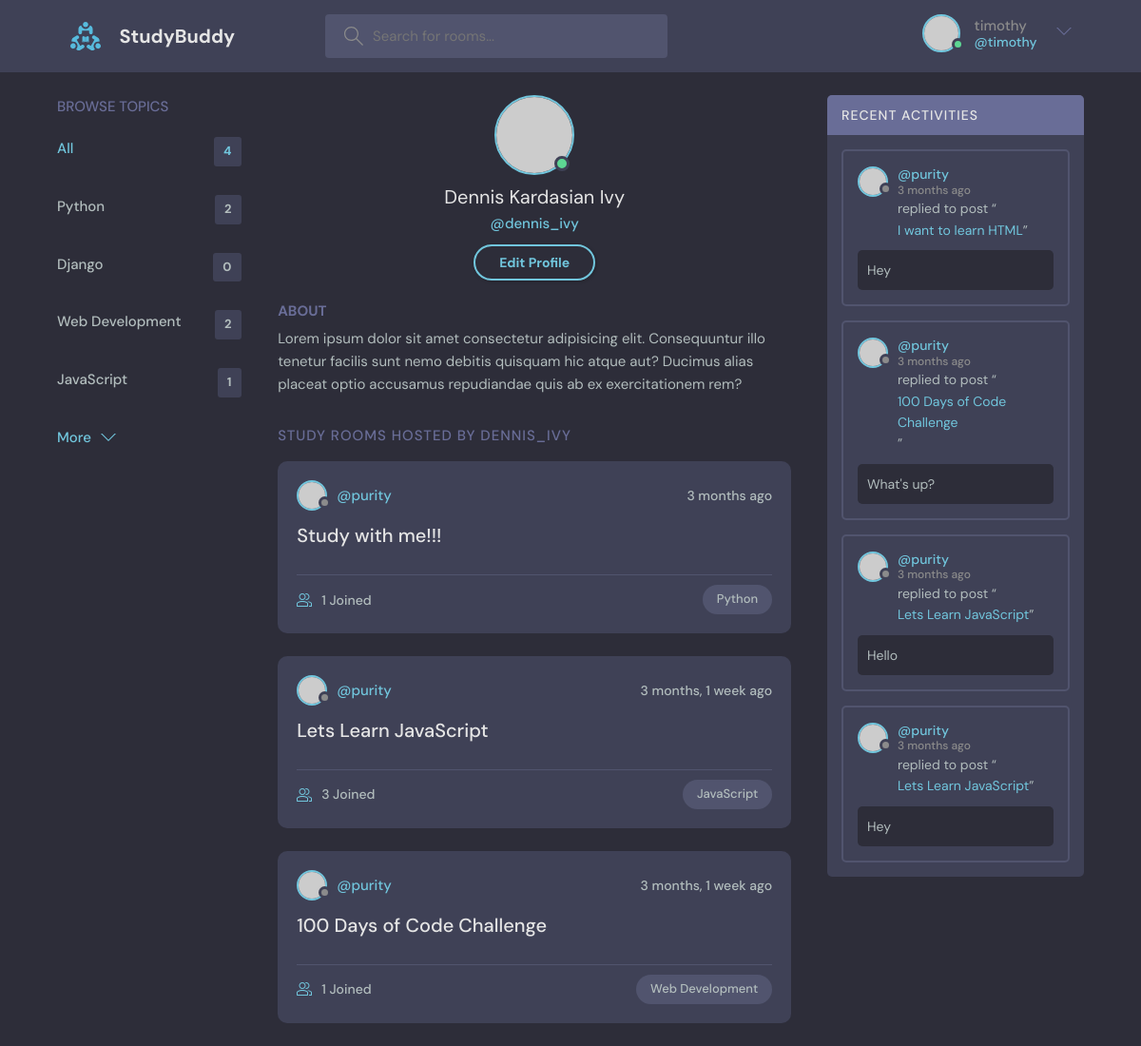
The page /profile/1/ (signed in) on the database its author committed.
### base/models.py (models this page shows, shortened)
class Topic(models.Model):
    name = models.CharField(max_length=200)

class Room(models.Model):
    host = models.ForeignKey(User, on_delete=models.SET_NULL, null=True)
    topic = models.ForeignKey(Topic, on_delete=models.SET_NULL, null=True)
    name = models.CharField(max_length=200)
    description = models.TextField(null=True, blank=True) #null=True, meaning field can be empty. blank=True, to allow blank/empty forms
    participants = models.ManyToManyField(User, related_name='participants', blank=True) #all users  active in a room
    updated = models.DateTimeField(auto_now=True)  #take timestamp of row when it's updated
    created = models.DateTimeField(auto_now_add=True) #take timestamp of row hen it's created only
    class Meta:
        ordering = ['-updated', '-created']
    def __str__(self):
        return self.name

class Message(models.Model):
    user = models.ForeignKey(User, on_delete=models.CASCADE) #user sending the message. 1-to-many relationship with Message
    room = models.ForeignKey(Room, on_delete=models.CASCADE) #database relationship - 1-to-many relationship with Room
    body = models.TextField()
    updated = models.DateTimeField(auto_now=True)   #take timestamp everytime the row is updated
    created = models.DateTimeField(auto_now_add=True) #take timestamp only when the record/row is created
    class Meta:
        ordering = ['-updated', '-created']

### base/views.py (the view)
# urls.py: path('profile/<str:pk>/', views.userProfile, name="user-profile"),
def userProfile(request, pk):
    user = User.objects.get(id=pk)
    rooms = user.room_set.all()
    room_messages = user.message_set.all()
    topics = Topic.objects.all()
    context = {'user': user, 'rooms': rooms,
               'room_messages': room_messages, 'topics': topics}
    return render(request, 'base/profile.html', context )

### base/templates/base/profile.html
{% extends 'main.html' %}
{% block content %}
  <main class="profile-page layout layout--3">
    <div class="container">
      {% include 'base/topics_component.html' %}
      <div class="roomList">
        <div class="profile">
          <div class="profile__avatar">
            <div class="avatar avatar--large active">
              <img src="https://randomuser.me/api/portraits/men/11.jpg" />
            </div>
          </div>
          <div class="profile__info">
            <h3>Dennis Kardasian Ivy</h3>
            <p>@dennis_ivy</p>
            <a href="edit-user.html" class="btn btn--main btn--pill">Edit Profile</a>
          </div>
          <div class="profile__about">
            <h3>About</h3>
            <p>
              Lorem ipsum dolor sit amet consectetur adipisicing elit. Consequuntur illo tenetur
              facilis sunt nemo debitis quisquam hic atque aut? Ducimus alias placeat optio
              accusamus repudiandae quis ab ex exercitationem rem?
            </p>
          </div>
        </div>
        <div class="roomList__header">
          <div>
            <h2>Study Rooms Hosted by dennis_ivy</a>
            </h2>
          </div>
        </div>
        {% include 'base/feed_component.html' %}
      </div>
      {% include 'base/activity_component.html' %}
    </div>
  </main>
{% endblock content%}

### templates/navbar.html (shortened to what this page needs)
{% load static %}
<header class="header header--loggedIn">
    <div class="container">
      <a href="{% url 'home' %}" class="header__logo">
        <img src="{% static 'images/logo.svg' %}" />
        <h1>StudyBuddy</h1>
      </a>
      <form class="header__search" method="GET" action="{% url 'home' %}">
        <label>
          <input name="q" placeholder="Search for rooms..." />
        </label>
      </form>
      <nav class="header__menu">
        {% if request.user.is_authenticated %}
        <div class="header__user">
          <a href="profile.html">
            <div class="avatar avatar--medium active">
              <img src="https://randomuser.me/api/portraits/men/37.jpg" />
            </div>
            <p>{{request.user.username}} <span>@{{request.user.username}}</span></p>
          </a>
          <button class="dropdown-button">
            <svg version="1.1" xmlns="http://www.w3.org/2000/svg" width="32" height="32" viewBox="0 0 32 32">
              <title>chevron-down</title>
              <path d="M16 21l-13-13h-3l16 16 16-16h-3l-13 13z"></path>
            </svg>
          </button>
        </div>
        {% else %}
        <a href="{% url 'login' %}">
          <img src="{% static 'images/avatar.svg' %}" />
          <p>Login</p>
        </a>
        {% endif %}
      </nav>
    </div>
  </header>

### base/templates/base/topics_component.html
<div class="topics">
    <div class="topics__header">
      <h2>Browse Topics</h2>
    </div>
    <ul class="topics__list">
      <li>
        <a href="{% url 'home' %}" class="active">All <span>{{topics.count}}</span></a>
      </li>
      {% for topic in topics %}
      <li>
        <a href="{% url 'home' %}?q={{topic.name}}">{{topic.name}} <span>{{topic.room_set.all.count}}</span></a>
      </li>
      {% endfor %}
    </ul>
    <a class="btn btn--link" href="topics.html">
      More
      <svg version="1.1" xmlns="http://www.w3.org/2000/svg" width="32" height="32" viewBox="0 0 32 32">
        <title>chevron-down</title>
        <path d="M16 21l-13-13h-3l16 16 16-16h-3l-13 13z"></path>
      </svg>
    </a>
  </div>

### base/templates/base/feed_component.html (shortened to what this page needs)
{% for room in rooms %}
<div class="roomListRoom">
    <div class="roomListRoom__header">
      <a href="{% url 'user-profile' room.host.id %}" class="roomListRoom__author">
        <div class="avatar avatar--small">
          <img src="https://randomuser.me/api/portraits/women/11.jpg" />
        </div>
        <span>@{{room.host.username}}</span>
      </a>
      <div class="roomListRoom__actions">
        <span>{{room.created|timesince}} ago</span>
      </div>
    </div>
    <div class="roomListRoom__content">
      <a href="{% url 'room' room.id %}">{{room.name}}</a>
    </div>
    <div class="roomListRoom__meta">
      <a href="{% url 'room' room.id %}" class="roomListRoom__joined">
        {{room.participants.all.count}} Joined
      </a>
      <p class="roomListRoom__topic">{{room.topic.name}}</p>
    </div>
  </div>
  {% endfor %}

### base/templates/base/activity_component.html (shortened to what this page needs)
<div class="activities">
    <div class="activities__header">
      <h2>Recent Activities</h2>
    </div>
    {% for message in room_messages %}
    <div class="activities__box">
      <div class="activities__boxHeader roomListRoom__header">
        <a href="{% url 'user-profile' message.user.id %}" class="roomListRoom__author">
          <div class="avatar avatar--small">
            <img src="https://randomuser.me/api/portraits/women/11.jpg" />
          </div>
          <p>
            @{{message.user}}
            <span>{{message.created|timesince}} ago</span>
          </p>
        </a>
      </div>
      <div class="activities__boxContent">
        <p>replied to post “<a href="{% url 'room' message.room.id %}">{{message.room}}</a>”</p>
        <div class="activities__boxRoomContent">
          {{message.body}}
        </div>
      </div>
    </div>
    {% endfor %}
  </div>

### rows shown on the page
Topic: name "Python", room_set.all.count "2"
Topic: name "Django", room_set.all.count "0"
Topic: name "Web Development", room_set.all.count "2"
Topic: name "JavaScript", room_set.all.count "1"
Room: host.username "purity", created "3 months", name "Study with me!!!", participants.all.count "1", topic.name "Python"
Room: host.username "purity", created "3 months, 1 week", name "Lets Learn JavaScript", participants.all.count "3", topic.name "JavaScript"
Room: host.username "purity", created "3 months, 1 week", name "100 Days of Code Challenge", participants.all.count "1", topic.name "Web Development"
Message: user "purity", created "3 months", room "I want to learn HTML", body "Hey"
Message: user "purity", created "3 months", room "100 Days of Code Challenge", body "What's up?"
Message: user "purity", created "3 months", room "Lets Learn JavaScript", body "Hello"
Message: user "purity", created "3 months", room "Lets Learn JavaScript", body "Hey"

### other values the page prints
{{ request.user.username }} "timothy"
{{ topics.count }} "4"
